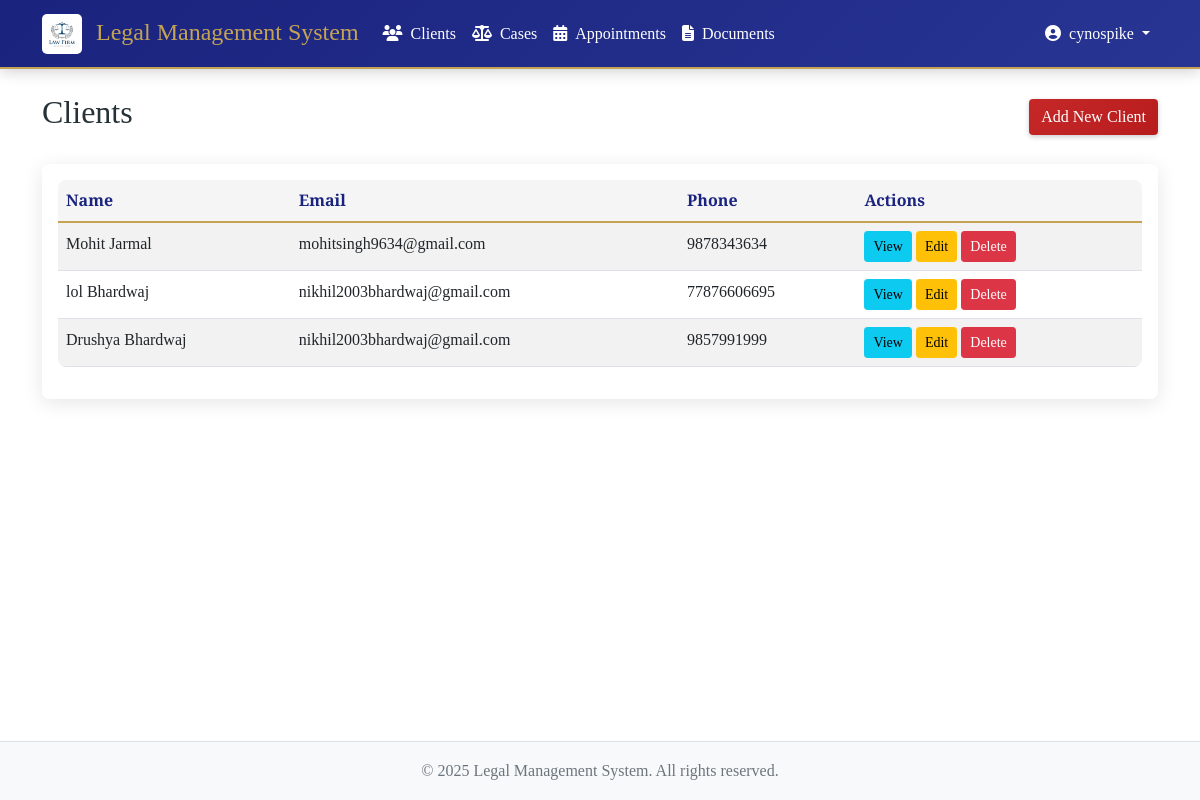
The app's page /clients/ (signed in) with its own data.
### clients/models.py (models this page shows, shortened)
class Client(models.Model):
    first_name = models.CharField(max_length=100)
    last_name = models.CharField(max_length=100)
    email = models.EmailField()
    phone = models.CharField(max_length=20)
    address = models.TextField()
    date_of_birth = models.DateField()
    created_at = models.DateTimeField(auto_now_add=True)
    class Meta:
        ordering = ['-created_at']

### clients/views.py (the view)
# urls.py: path('', views.client_list, name='client_list'),
@login_required
def client_list(request):
    clients = Client.objects.all()
    return render(request, 'clients/client_list.html', {'clients': clients})

### templates/clients/client_list.html (shortened to what this page needs)
{% extends 'base.html' %}
{% block content %}
<div class="d-flex justify-content-between align-items-center mb-4">
    <h2>Clients</h2>
    <a href="{% url 'clients:client_create' %}" class="btn btn-primary">Add New Client</a>
</div>
<div class="card">
    <div class="card-body">
        <div class="table-responsive">
            <table class="table table-striped">
                <thead>
                    <tr>
                        <th>Name</th>
                        <th>Email</th>
                        <th>Phone</th>
                        <th>Actions</th>
                    </tr>
                </thead>
                <tbody>
                    {% for client in clients %}
                    <tr>
                        <td>{{ client.first_name }} {{ client.last_name }}</td>
                        <td>{{ client.email }}</td>
                        <td>{{ client.phone }}</td>
                        <td>
                            <a href="{% url 'clients:client_detail' client.pk %}" class="btn btn-sm btn-info">View</a>
                            <a href="{% url 'clients:client_update' client.pk %}" class="btn btn-sm btn-warning">Edit</a>
                            <a href="{% url 'clients:client_delete' client.pk %}" class="btn btn-sm btn-danger">Delete</a>
                        </td>
                    </tr>
                    {% empty %}
                    <tr>
                        <td colspan="4" class="text-center">No clients found.</td>
                    </tr>
                    {% endfor %}
                </tbody>
            </table>
        </div>
    </div>
</div>
{% endblock %}

### templates/base.html (shortened to what this page needs)
{% load static %}
<!DOCTYPE html>
<html lang="en">
<head>
    <link href="https://cdn.jsdelivr.net/npm/bootstrap@5.1.3/dist/css/bootstrap.min.css" rel="stylesheet">
    <link rel="stylesheet" href="https://cdnjs.cloudflare.com/ajax/libs/font-awesome/6.5.1/css/all.min.css">
    <link rel="stylesheet" href="{% static 'css/style.css' %}">
    <link rel="stylesheet" href="{% static 'css/animations.css' %}">
</head>
<body>
    <nav class="navbar navbar-expand-lg navbar-dark">
        <div class="container">
            <a class="navbar-brand" href="{% url 'dashboard' %}">
                <img src="{% static 'images/logo.png' %}" alt="Legal Management System" height="40" class="me-2">
                Legal Management System
            </a>
            {% if user.is_authenticated %}
            <div class="collapse navbar-collapse" id="navbarNav">
                <ul class="navbar-nav me-auto">
                    <li class="nav-item">
                        <a class="nav-link" href="{% url 'clients:client_list' %}">
                            <i class="fas fa-users me-2"></i>Clients
                        </a>
                    </li>
                    <li class="nav-item">
                        <a class="nav-link" href="{% url 'cases:case_list' %}">
                            <i class="fas fa-balance-scale me-2"></i>Cases
                        </a>
                    </li>
                    <li class="nav-item">
                        <a class="nav-link" href="{% url 'appointments:appointment_list' %}">
                            <i class="fas fa-calendar-alt me-2"></i>Appointments
                        </a>
                    </li>
                    <li class="nav-item">
                        <a class="nav-link" href="{% url 'documents:document_list' %}">
                            <i class="fas fa-file-alt me-2"></i>Documents
                        </a>
                    </li>
                </ul>
                <div class="navbar-nav">
                    <div class="nav-item dropdown">
                        <a class="nav-link dropdown-toggle" href="#" id="userDropdown" role="button" data-bs-toggle="dropdown">
                            <i class="fas fa-user-circle me-2"></i>{{ user.username }}
                        </a>
                    </div>
                </div>
            </div>
            {% endif %}
        </div>
    </nav>
    <div class="content-wrapper">
        <div class="container mt-4">
            {% block content %}
            {% endblock %}
        </div>
    </div>
    <footer class="footer py-3 bg-light">
        <div class="container text-center">
            <span class="text-muted">© {% now "Y" %} Legal Management System. All rights reserved.</span>
        </div>
    </footer>
</body>
</html>

### static/css/style.css (style rules this page uses)
:root { --primary-color: #1a237e; --secondary-color: #283593; --accent-color: #c62828; --text-color: #263238; --light-bg: #f5f5f5; --gold-accent: #c4a454; }
body { font-family: 'Crimson Text', serif; color: var(--text-color); line-height: 1.6; min-height: 100vh; display: flex; flex-direction: column; margin: 0; }
.content-wrapper { flex: 1 0 auto; padding-bottom: 60px; }
.footer { flex-shrink: 0; background-color: var(--light-bg); position: fixed; bottom: 0; width: 100%; z-index: 100; border-top: 1px solid rgba(0, 0, 0, 0.1); }
.content-wrapper::before { content: ''; position: absolute; top: 0; left: 0; right: 0; bottom: 0; background-color: rgba(255, 255, 255, 0.85); z-index: -1; }
.navbar { margin-bottom: 0; }
.footer { margin-top: auto; background-color: var(--light-bg); }
.card { background-color: rgba(255, 255, 255, 0.9); backdrop-filter: blur(5px); }
.navbar { background: linear-gradient(135deg, rgba(26, 35, 126, 0.95), rgba(40, 53, 147, 0.95)) !important; }
.table { background-color: rgba(255, 255, 255, 0.9); }
.navbar { background: linear-gradient(135deg, var(--primary-color), var(--secondary-color)) !important; box-shadow: 0 2px 15px rgba(0,0,0,0.2); border-bottom: 2px solid var(--gold-accent); }
.navbar-brand { font-family: 'Cormorant Garamond', serif; font-size: 1.5rem; color: var(--gold-accent) !important; }
.nav-link { color: #fff !important; font-weight: 500; transition: color 0.3s ease; }
.card { border: none; box-shadow: 0 4px 20px rgba(0,0,0,0.1); background: rgba(255, 255, 255, 0.97); border-radius: 8px; overflow: hidden; }
.btn-primary { background: linear-gradient(135deg, var(--accent-color), #b71c1c); border: none; box-shadow: 0 2px 5px rgba(0,0,0,0.2); transition: all 0.3s ease; }
.table { background: white; border-radius: 8px; overflow: hidden; }
.table thead th { background: var(--light-bg); color: var(--primary-color); font-family: 'Cormorant Garamond', serif; border-bottom: 2px solid var(--gold-accent); }
.navbar-brand img { border-radius: 5px; object-fit: contain; height: 40px; width: auto; transition: transform 0.3s ease; }

### records on screen
Client: first_name "Mohit", last_name "Jarmal", email "mohitsingh9634@gmail.com", phone "9878343634"
Client: first_name "lol", last_name "Bhardwaj", email "nikhil2003bhardwaj@gmail.com", phone "77876606695"
Client: first_name "Drushya", last_name "Bhardwaj", email "nikhil2003bhardwaj@gmail.com", phone "9857991999"

### other values on screen
{{ user.username }} "cynospike"
